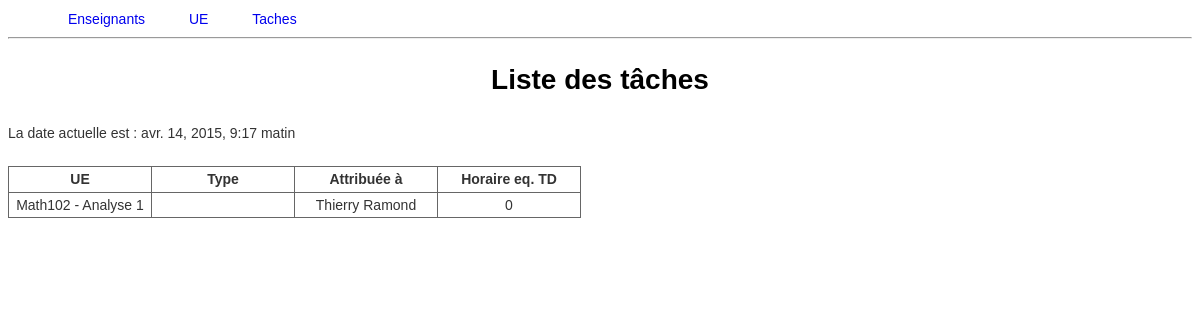
The app's page /taches/ with its own data.
### services/models.py (models this page shows, shortened)
class Tache(models.Model):
	ue = models.ForeignKey(Ue)
	attribué_à = models.ForeignKey(Enseignant)
	nature = models.CharField(max_length = 20)
	horaire_reel = models.IntegerField()
	horaire_eqtd = models.IntegerField()
	modifié_le = models. DateTimeField(auto_now = True)

class Ue(models.Model):
	titre = models.CharField(max_length = 100)
	code = models.CharField(max_length = 20)
	année = models.CharField(max_length = 20)
	semestre = models.CharField(max_length = 20)
	description = models.TextField
	responsable = models.ForeignKey(Enseignant)
	specialité = models.CharField(max_length = 20)
	horaire_total = models.IntegerField()
	horaire_cours = models.IntegerField()
	horaire_td = models.IntegerField()
	horaire_tp = models.IntegerField()
	horaire_intégré = models.IntegerField()
	horaire_soutien = models.IntegerField()
	horaire_coordination = models.IntegerField()
	nombre_td = models.IntegerField()
	nombre_tp = models.IntegerField()
	nombre_cours = models.IntegerField()
	nombre_intégré = models.IntegerField()
	nombre_soutien = models.IntegerField()
	def __str__(self):
		return ('{0} - {1}'.format(self.code, self.titre))

class Enseignant(models.Model):
	nom = models.CharField(max_length = 100)
	prenom = models.CharField(max_length = 100)
	grade = models.CharField(max_length = 100)
	service_du = models.IntegerField (default = 192)
	decharge = models.IntegerField (default = 0)
	commentaire = models.TextField(blank=True)
	arrivé_en = models.DateField()
	photo = models.ImageField(blank=True)
	attribué = models.IntegerField (default = 0)
	bilan = models.IntegerField ()
	def __str__(self):
		return ('{1} {0}'.format(self.nom, self.prenom))

### services/views.py (the view)
# urls.py: url(r'^taches/', 'services.views.liste_taches'),
def liste_taches(request):
	liste = Tache.objects.all()
	return render(request, 'services/taches.html',{'date': timezone.now(), 'Taches' : liste})

### services/templates/services/taches.html (shortened to what this page needs)
{% extends "services/base.html" %}
{% block content %}
<h1>Liste des tâches</h1>
La date actuelle est : {{date}}
<br/><br/>
<table>
<tr>
	<th> UE</th>
	<th> Type</th>
	<th> Attribuée à</th>
	<th> Horaire eq. TD</th>
</tr>
{% for tache in Taches %}
<tr>
	<td>
		{{tache.ue}}
	</td>
	<td>
	</td>
	<td>
		{{tache.attribué_à}}
	</td>
	<td>
		{{tache.horaire_eqtd}}
	</td>
</tr>
{% endfor %}
</table>
{% endblock %}

### services/static/services/trstyle.css (style rules this page uses)
body { font: 14px/1.6 Arial,'Oxygen',sans-serif; background-color: #fff; color: #333; }
h1 { text-align: center; color: #000; }
table { border-collapse: collapse; }
td { border: 1px solid #666; width: 140px; text-align: center; }
th { border: 1px solid #666; width: 120px; text-decoration: bold; color:#333; }

### records on screen
Tache: ue "Math102 - Analyse 1", attribué_à "Thierry Ramond", horaire_eqtd "0"
